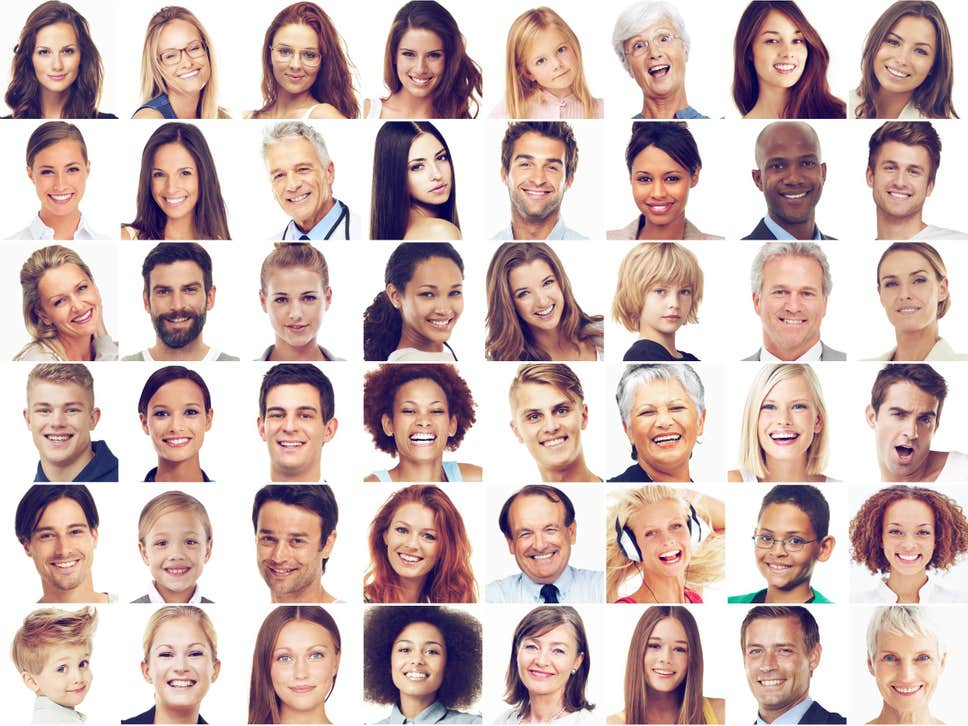
#> input picture image_4.jpg, 968 x 726 px, given in place of the camera
$ python smile_detector.py
#> lines starting #> are read from the running program, lines starting #| are printed output that depends on the picture; after the words box and inside, x2 and y2 are one past the last pixel; in counts of white or black regions, pixels touching at a corner belong together
import cv2
#import pandas as pd
#from _datetime import datetime

face_classifier = cv2.CascadeClassifier('haarcascade_frontface.xml');
smile_classifier = cv2.CascadeClassifier('haarcascade_smile.xml');
times=[]
smile_ratios=[]
cap = cv2.VideoCapture(0)

while 1:
    ret, img = cap.read()
#> img is the input picture: shape (726, 968, 3); mean B, G, R 180, 182.8, 204.8
    gray = cv2.cvtColor(img, cv2.COLOR_BGR2GRAY)
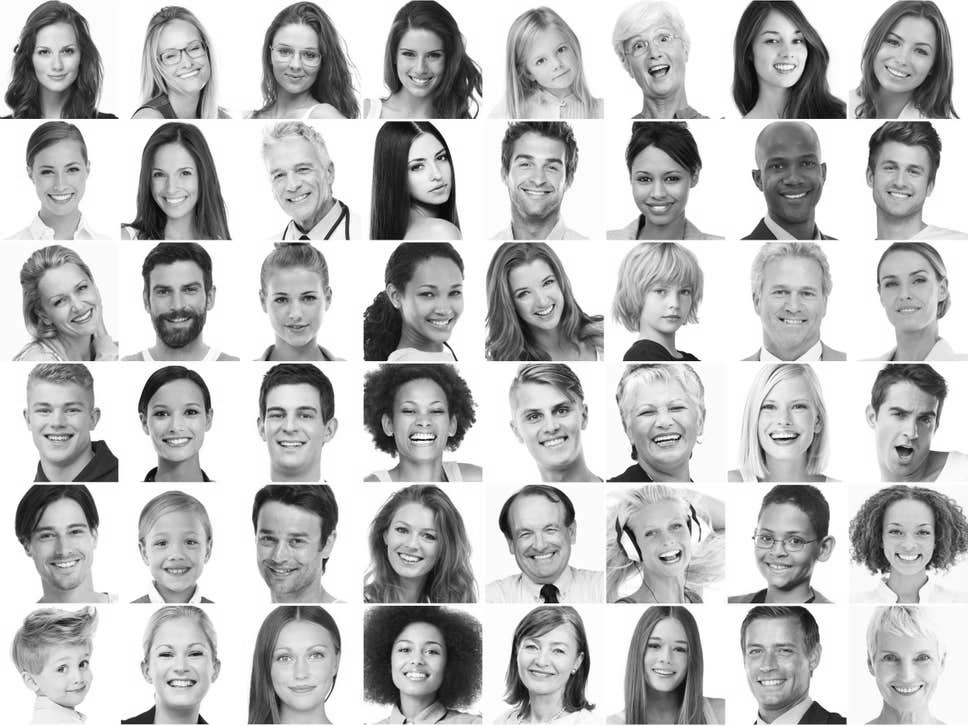
#> gray: shape (726, 968); min 3, max 255, mean 189.1
    gray = cv2.GaussianBlur(gray, (21, 21), 0)
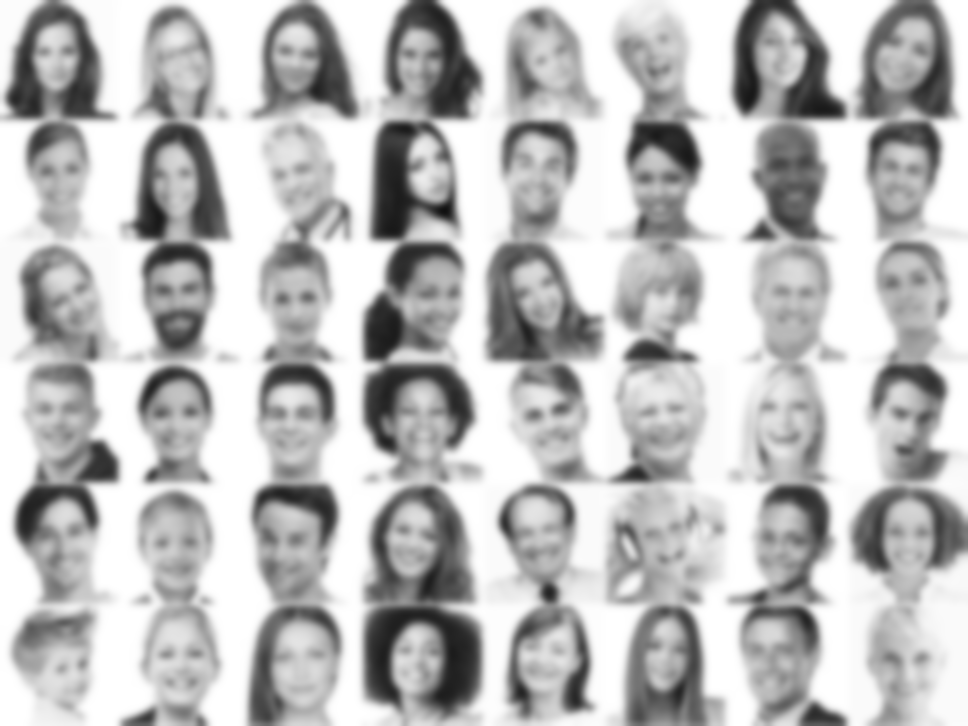
#> gray: shape (726, 968); min 16, max 255, mean 189.1
    faces = face_classifier.detectMultiScale(gray, 1.3, 5)
#> faces = 39 rows, first 6: [27, 31, 58, 58], [392, 33, 58, 58], [144, 153, 59, 59], [753, 20, 62, 62], [267, 29, 61, 61], [867, 143, 69, 69]
    for (x, y, w, h) in faces:
        cv2.rectangle(img, (x, y), (x + w, y + h), (255, 0, 0), 1)
        roi_gray = gray[y:y + h, x:x + w]
        roi_img = img[y:y + h, x:x + w]
        smile = smile_classifier.detectMultiScale(roi_gray, scaleFactor=1.2,
                                                  minNeighbors=22,
                                                  minSize=(25, 25))
        for (sx, sy, sw, sh) in smile:
            cv2.rectangle(roi_img, (sx, sy), (sx + sw, sy + sh), (0, 255, 0), 1)
           # sm_ratio = str(round(sw / sx, 3))
            font = cv2.FONT_HERSHEY_SIMPLEX
#> this loop made 39 passes
#> (x, y, w, h) on passes 1 to 12: (27, 31, 58, 58), (392, 33, 58, 58), (144, 153, 59, 59), (753, 20, 62, 62), (267, 29, 61, 61), (867, 143, 69, 69), (27, 144, 69, 69), (257, 145, 71, 71), (389, 386, 69, 69), (251, 384, 79, 79), (382, 508, 64, 64), (24, 504, 78, 78)
#> pass 1, `roi_img = img[y:y + h, x:x + w]`:
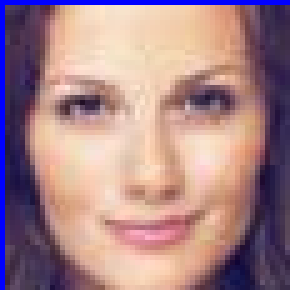
#> roi_img: shape (58, 58, 3) (shown 5 times larger); mean B, G, R 136.3, 132, 167.1
#> pass 2, `roi_img = img[y:y + h, x:x + w]`:
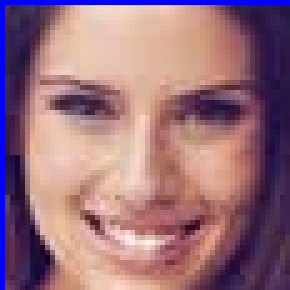
#> roi_img: shape (58, 58, 3) (shown 5 times larger); mean B, G, R 124, 112.1, 153.4
#> after the loop:
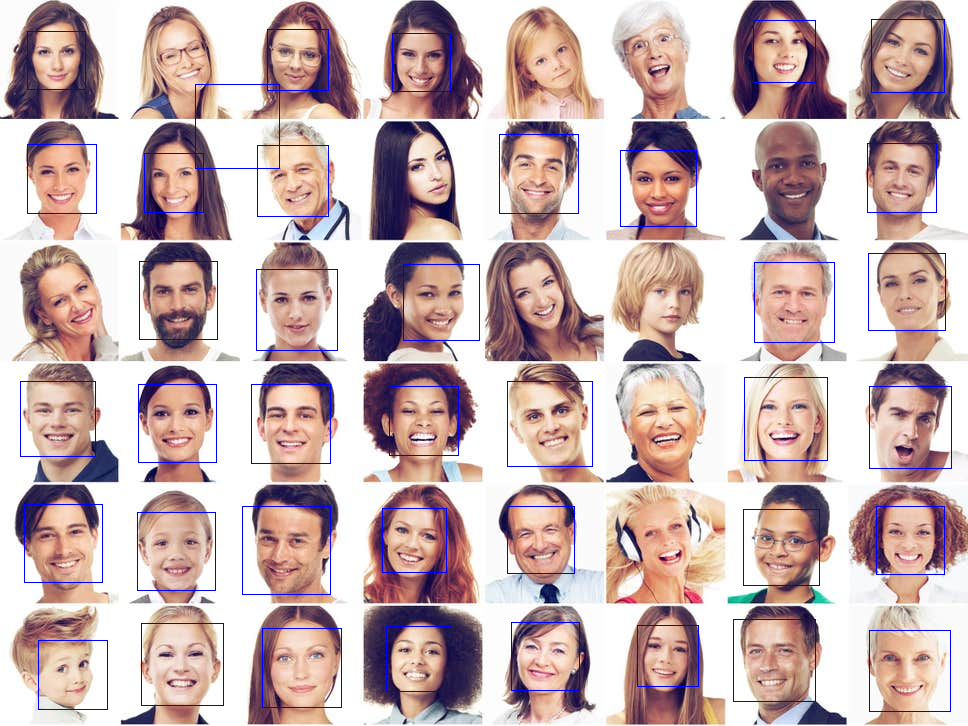
#> img: shape (726, 968, 3); 1.63% of pixels changed, all inside (x1, y1, x2, y2) = (20, 19, 952, 712)
#> after the loop:
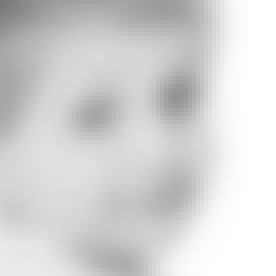
#> roi_gray: shape (69, 69) (shown 4 times larger); min 121, max 255, mean 212.8
#> after the loop:
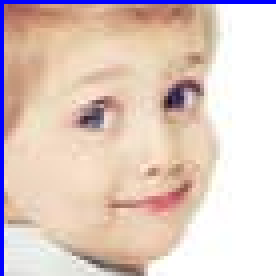
#> roi_img: shape (69, 69, 3) (shown 4 times larger); mean B, G, R 194.2, 203.1, 223.6
            # [4 lines of commented-out code are left out]
    cv2.imshow('Smile Detector', img)
    k = cv2.waitKey(30) & 0xff
#> (key Esc is pressed here)
    if k == 27:
        break

#ds={'smile_ratio':smile_ratios,'times':times}
#df=pd.DataFrame(ds)
#df.to_csv('smile_records.csv')
cap.release()
cv2.destroyAllWindows()
